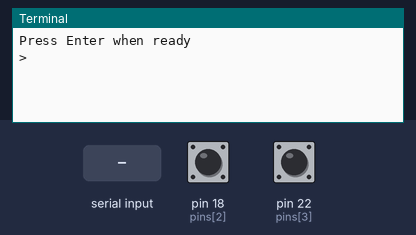
The program below on a simulated Raspberry Pi (header pin numbers). On the bench: the last lines printed to the terminal. The inputs (shaded band) are chosen by the test bench; at power-on: pin 18 (pins[2]) LOW, pin 22 (pins[3]) LOW. At 5.0 s the program stops and its outputs stay as they are.

Above: at 1.2 s.
1.3 s: "1" typed at the terminal, then Enter
At 2.5 s:
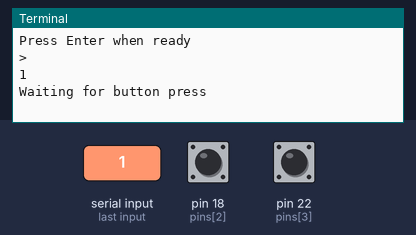
2.8 s: pin 18 (pins[2]) pulsed HIGH 2 times (0.12 s each, 0.3 s apart)
At 3.5 s:
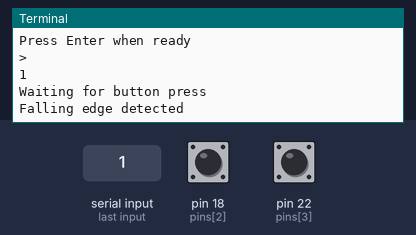
4.9 s: pin 22 (pins[3]) pulsed HIGH 2 times (0.12 s each, 0.3 s apart)
At 6.2 s:
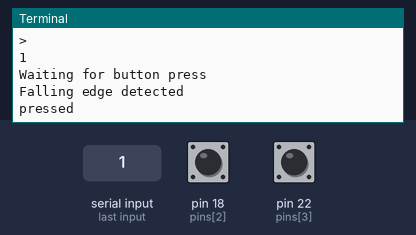

Measured:
- after the input at 1.3 s, the terminal: prints a new line at once (image 1)
- after the input at 2.8 s, the terminal: prints a new line after 0.12 s (image 2)
- after the input at 4.9 s, the terminal: prints a new line after 0.12 s (image 3)

The program:

readbutton-2.py
```python
#!/usr/bin/env python
# -*- coding: utf-8 -*-

import RPi.GPIO as GPIO
#import time

def my_callback(channel):
    '''
    if GPIO.input(pins[2]):
        print('Rising edge detected')
    else:
    '''
    print('Falling edge detected')

GPIO.setmode(GPIO.BOARD)
GPIO.setwarnings(False)

pins = [16,12,18,22]

GPIO.setup(pins[0], GPIO.IN)
GPIO.setup(pins[1], GPIO.IN)
GPIO.setup(pins[2], GPIO.IN)
GPIO.setup(pins[3], GPIO.IN)

input("Press Enter when ready\n>")

print('Waiting for button press')
GPIO.add_event_detect(
    pins[2],
    GPIO.FALLING, #GPIO.BOTH,
    callback=my_callback,
    bouncetime=400)

try:
    GPIO.wait_for_edge(pins[3], GPIO.FALLING)
    print("pressed")
    #sleep(30)
except KeyboardInterrupt:
    GPIO.cleanup()

GPIO.cleanup()
```
